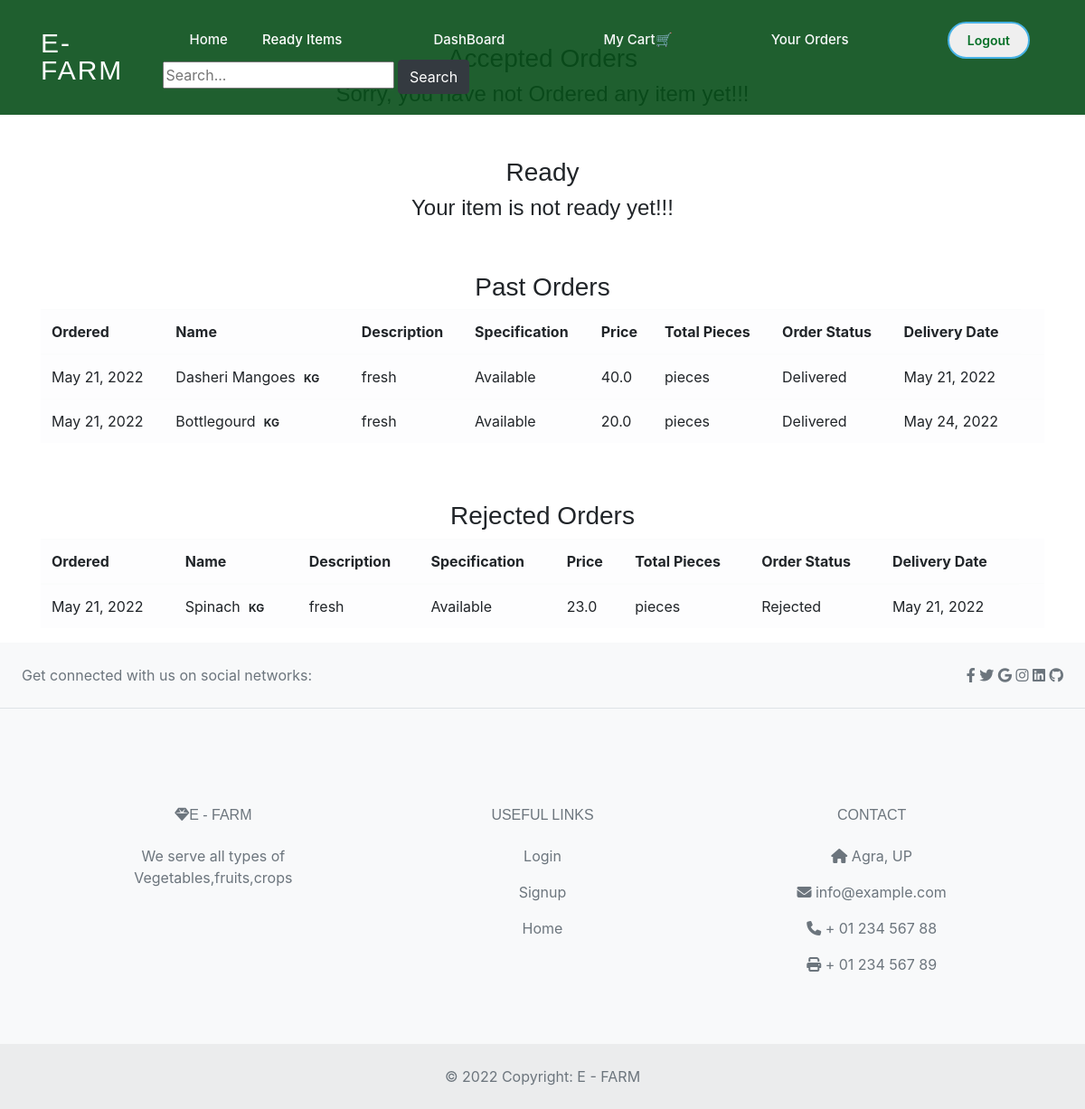
The app's page /order_details/ (signed in) with its own data.
### main/models.py (models this page shows, shortened)
class CartItems(models.Model):
    ORDER_STATUS = (
        ('Accepted', 'Accepted'),
        ('Ready', 'Ready'),
        ('Delivered', 'Delivered'),
        ('Rejected', 'Rejected'),
    )
    user = models.ForeignKey(User, on_delete=models.CASCADE)
    item = models.ForeignKey(Item, on_delete=models.CASCADE,related_name='itms')
    ordered = models.BooleanField(default=False)
    quantity = models.IntegerField(default=1)
    ordered_date = models.DateField(default=timezone.now)
    status = models.CharField(max_length=20, choices=ORDER_STATUS, default='Accepted')
    delivery_date = models.DateField(default=timezone.now)
    addresses =models.CharField(max_length=200,null=True, blank=True)
    pincode =models.CharField(max_length=6,null=True, blank=True)
    phone =models.CharField(max_length=13,null=True, blank=True)
    class Meta:
        verbose_name = 'Cart Item'
        verbose_name_plural = 'Cart Items'

class Item(models.Model):
    LABELS = (
        ('KG', 'KG'),
        ('grams', 'grams'),
        ('Dozen', 'Dozen'),
    )
    LABEL_COLOUR = (
        ('danger', 'danger'),
        ('success', 'success'),
        ('primary', 'primary'),
        ('info', 'info'),
        ('warning', 'warning'),
    )
    category = models.ForeignKey(Category,related_name='products', on_delete=models.CASCADE)
    subcategory = ChainedForeignKey(
        SubCategory,
        chained_field="category",
        chained_model_field="Category",
        show_all=True,
        auto_choose=True,
        sort=True,
        related_name='subss',)
    title = models.CharField(max_length=150)
    description = models.CharField(max_length=250,blank=True,null=True)
    price = models.FloatField()
    moq = models.IntegerField(default=1)
    instructions = models.CharField(max_length=250,default="Available")
    image = models.ImageField(default='default.png', upload_to='images/')
    labels = models.CharField(max_length=25, choices=LABELS, blank=True)
    slug = models.SlugField(default="Automatic",
    null=True)
    ships_from = models.CharField(max_length=100)
    delivered_within = models.CharField(max_length=50)
    sold_by = models.ForeignKey(User, on_delete=models.CASCADE)
    type = models.CharField(max_length=6,blank=True,null=True)

### main/views.py (the view)
# urls.py: path('order_details/', views.order_details, name='order_details'),
@login_required
def order_details(request):
    supcategory=SuperCategory.objects.all()
    items = CartItems.objects.filter(user=request.user, ordered=True,status="Accepted").order_by('-ordered_date')
    cart_items_ready = CartItems.objects.filter(user=request.user, ordered=True,status="Ready").order_by('-ordered_date')
    cart_items = CartItems.objects.filter(user=request.user, ordered=True,status="Delivered").order_by('-ordered_date')
    cart_items_rejected = CartItems.objects.filter(user=request.user, ordered=True,status="Rejected").order_by('-ordered_date')
    bill = items.aggregate(Sum('item__price'))
    total = bill.get("item__price__sum")
    context = {
        'supcategory' : supcategory,
        'items':items,
        'cart_items':cart_items,
        'total': total,
        'cart_items_ready':cart_items_ready,
        'cart_items_rejected':cart_items_rejected
    }
    return render(request, 'main/order_details.html', context)

### main/templates/main/order_details.html
{% extends "main/layout.html" %}
{% block content %}
<div class="cart">
    <div class="container">
        <div class="row">
            <div class="col-sm-12 mt-5">
                <h3 class="text-center">Accepted Orders</h3>
                {% if items %}
                <h4 class="text-center">Total Bill Amount: {{total}} for {{ count }} Orders.</h4>
                <h6 class="text-center">Please Pay Either via ATM or Credit Card or Cash on Delivery!</h6>
                <div class="table-responsive">
                    <table class="table table-light">
                        <thead>
                        <tr>
                            <th scope="col">Ordered</th>
                            <th scope="col">Name</th>
                            <th scope="col">Description</th>
                            <th scope="col">Specification</th>
                            <th scope="col">Price</th>
                            <th scope="col">Total Pieces</th>
                            <th scope="col">Order Status</th>
                            <th scope="col"> Address</th>
                        </tr>
                        </thead>
                        <tbody>
                            {% for item_Accepted in items %}
                        <tr>
                            <td>{{ item_Accepted.ordered_date }}</td>
                            <td>{{ item_Accepted.item.title }} <span class="badge badge-{{ item_Accepted.item.label_colour }}">{{ item_Accepted.item.labels }}</span></td>
                            <td>{{ item_Accepted.item.description }}</td>
                            <td>{{ item_Accepted.item.instructions }}</td>
                            <td>{{ item_Accepted.item.price }}</td>
                            <td>{{ item_Accepted.item.pieces }} pieces</td>
                            <td>{{ item_Accepted.status }}</td>
                            <td>{{ item_Accepted.addresses }}</td>
                        </tr>
                            {% endfor %}
                        </tbody>
                    </table>
                </div>
                {% else %}
                <h4 class="text-center">Sorry, you have not Ordered any item yet!!!</h4>
                {% endif %}
            </div>
        </div>
            <div class="col-sm-12 mt-5">
                <h3 class="text-center">Ready</h3>
                {% if cart_items_ready %}
                <div class="table-responsive">
                    <table class="table table-light">
                        <thead>
                        <tr>
                            <th scope="col">Ordered</th>
                            <th scope="col">Name</th>
                            <th scope="col">Description</th>
                            <th scope="col">Specification</th>
                            <th scope="col">Price</th>
                            <th scope="col">Total Pieces</th>
                            <th scope="col">Order Status</th>
                            <th scope="col">Delivery Date</th>
                        </tr>
                        </thead>
                        <tbody>
                            {% for cart in cart_items_ready %}
                        <tr>
                            <td>{{ cart.ordered_date }}</td>
                            <td>{{ cart.item.title }} <span class="badge badge-{{ cart.item.label_colour }}">{{ cart.item.labels }}</span></td>
                            <td>{{ cart.item.description }}</td>
                            <td>{{ cart.item.instructions }}</td>
                            <td>{{ cart.item.price }}</td>
                            <td>{{ cart.item.pieces }} pieces</td>
                            <td>{{ cart.status }}</td>
                            <td>{{ cart.delivery_date }}</td>
                            <td>{{ cart.address }}</td>
                        </tr>
                            {% endfor %}
                        </tbody>
                    </table>
                </div>
                {% else %}
                <h4 class="text-center">Your item is not ready yet!!!</h4>
                {% endif %}
            </div>
        <div class="row">
            <div class="col-sm-12 mt-5">
                <h3 class="text-center">Past Orders</h3>
                {% if cart_items %}
                <div class="table-responsive">
                    <table class="table table-light">
                        <thead>
                        <tr>
                            <th scope="col">Ordered</th>
                            <th scope="col">Name</th>
                            <th scope="col">Description</th>
                            <th scope="col">Specification</th>
                            <th scope="col">Price</th>
                            <th scope="col">Total Pieces</th>
                            <th scope="col">Order Status</th>
                            <th scope="col">Delivery Date</th>
                        </tr>
                        </thead>
                        <tbody>
                            {% for cart in cart_items %}
                        <tr>
                            <td>{{ cart.ordered_date }}</td>
                            <td>{{ cart.item.title }} <span class="badge badge-{{ cart.item.label_colour }}">{{ cart.item.labels }}</span></td>
                            <td>{{ cart.item.description }}</td>
                            <td>{{ cart.item.instructions }}</td>
                            <td>{{ cart.item.price }}</td>
                            <td>{{ cart.item.pieces }} pieces</td>
                            <td>{{ cart.status }}</td>
                            <td>{{ cart.delivery_date }}</td>
                            <td>{{ cart.address }}</td>
                        </tr>
                            {% endfor %}
                        </tbody>
                    </table>
                </div>
                {% else %}
                <h4 class="text-center">No past Orders!!!</h4><br>
                {% endif %}
            </div>
        </div>
        <div class="row">
            <div class="col-sm-12 mt-5">
                <h3 class="text-center">Rejected Orders</h3>
                {% if cart_items_rejected %}
                <div class="table-responsive">
                    <table class="table table-light">
                        <thead>
                        <tr>
                            <th scope="col">Ordered</th>
                            <th scope="col">Name</th>
                            <th scope="col">Description</th>
                            <th scope="col">Specification</th>
                            <th scope="col">Price</th>
                            <th scope="col">Total Pieces</th>
                            <th scope="col">Order Status</th>
                            <th scope="col">Delivery Date</th>
                        </tr>
                        </thead>
                        <tbody>
                            {% for cart in cart_items_rejected %}
                        <tr>
                            <td>{{ cart.ordered_date }}</td>
                            <td>{{ cart.item.title }} <span class="badge badge-{{ cart.item.label_colour }}">{{ cart.item.labels }}</span></td>
                            <td>{{ cart.item.description }}</td>
                            <td>{{ cart.item.instructions }}</td>
                            <td>{{ cart.item.price }}</td>
                            <td>{{ cart.item.pieces }} pieces</td>
                            <td>{{ cart.status }}</td>
                            <td>{{ cart.delivery_date }}</td>
                            <td>{{ cart.address }}</td>
                        </tr>
                            {% endfor %}
                        </tbody>
                    </table>
                </div>
                {% else %}
                <h4 class="text-center">Nothing got rejected yet!!!</h4>
                {% endif %}
            </div>
        </div>
    </div>
</div>
{% endblock content %}

### main/templates/main/layout.html (shortened to what this page needs)
{% load get_group %}
{% load static %}
<!doctype html>
<html lang="en">
  <head>
    <link rel="stylesheet" href="{% static 'main/layout_style_new.css'%}">
    <link rel="stylesheet" href="https://cdnjs.cloudflare.com/ajax/libs/font-awesome/6.1.1/css/all.min.css">
    <link rel="stylesheet" href="https://cdn.jsdelivr.net/npm/bootstrap@4.6.1/dist/css/bootstrap.min.css">
<link rel="stylesheet" href="https://cdnjs.cloudflare.com/ajax/libs/OwlCarousel2/2.3.4/assets/owl.carousel.min.css">
  </head>
  <body>
  <header id="header" class="fixed-top ">
    <div class="container d-flex align-items-center">
      <h1 class="logo me-auto"><a href="#">E-farm</h1></a>
      <nav id="navbar" class="navbar">
        <ul>
          <li><a href="{% url 'main:home' %}" class="mr-2 text-light">Home</a></li>
          <li class="dropdown"><a class="nav-link scrollto active" href="#">Ready Items</a>
              </li>
            </ul>
            {% if user.is_authenticated %}
            {% if request.user.is_superuser %}
                    <li><a href="{% url 'main:admin_dashboard2' %}" class="mr-2 text-light">DashBoard</a></li>
                {% endif %}
                    <li><a href="{% url 'main:cart' %}" class="mr-2 text-light">My Cart🛒</a></li>
                    <li><a href="{% url 'main:order_details' %}" class="mr-2 text-light">Your Orders</a></li>
                    {% else %}
                <li><a href="{% url 'accounts:login' %}" class="mr-2 text-light">Login</a></li>
                <li><a href="{% url 'accounts:signup' %}" class="mr-2 text-light">SignUp</a></li>
                    {% endif %}
            {% if user.is_authenticated %}
            <li>
              <form class="logout-link" action="{% url 'accounts:logout' %}" method="post">
                  <button type="submit" class="getstarted scrollto">Logout</button>
              </form>
          </li>
            {% endif %}
          <form action="{% url 'main:search' %}" method="get">
            <input name="q" type="text" placeholder="Search...">
            <button class="btn btn-dark" type="submit" id="button-addon2">Search</button>
          </form>
      </div>
  </header>
      {% block content %}{% endblock %}
<footer class="text-center text-lg-start bg-light text-muted">
  <section
    class="d-flex justify-content-center justify-content-lg-between p-4 border-bottom"
  >
    <div class="me-5 d-none d-lg-block">
      <span>Get connected with us on social networks:</span>
    </div>
    <div>
      <a href="" class="me-4 text-reset">
        <i class="fab fa-facebook-f"></i>
      </a>
      <a href="" class="me-4 text-reset">
        <i class="fab fa-twitter"></i>
      </a>
      <a href="" class="me-4 text-reset">
        <i class="fab fa-google"></i>
      </a>
      <a href="" class="me-4 text-reset">
        <i class="fab fa-instagram"></i>
      </a>
      <a href="" class="me-4 text-reset">
        <i class="fab fa-linkedin"></i>
      </a>
      <a href="" class="me-4 text-reset">
        <i class="fab fa-github"></i>
      </a>
    </div>
  </section>
  <section class="">
    <div class="container text-center text-md-start mt-5">
      <div class="row mt-3">
        <div class="col-md-3 col-lg-4 col-xl-3 mx-auto mb-4">
          <h6 class="text-uppercase fw-bold mb-4">
            <i class="fas fa-gem me-3"></i>E - FARM
          </h6>
          <p>
            We serve all types of Vegetables,fruits,crops
          </p>
        </div>
        <div class="col-md-3 col-lg-2 col-xl-2 mx-auto mb-4">
          <h6 class="text-uppercase fw-bold mb-4">
            Useful links
          </h6>
          <p>
            <a href="{% url 'accounts:login' %}" class="text-reset">Login</a>
          </p>
          <p>
            <a href="{% url 'accounts:signup' %}" class="text-reset">Signup</a>
          </p>
          <p>
            <a href="{% url 'main:home' %}" class="text-reset">Home</a>
          </p>
        </div>
        <div class="col-md-4 col-lg-3 col-xl-3 mx-auto mb-md-0 mb-4">
          <h6 class="text-uppercase fw-bold mb-4">
            Contact
          </h6>
          <p><i class="fas fa-home me-3"></i> Agra, UP</p>
          <p>
            <i class="fas fa-envelope me-3"></i>
            info@example.com
          </p>
          <p><i class="fas fa-phone me-3"></i> + 01 234 567 88</p>
          <p><i class="fas fa-print me-3"></i> + 01 234 567 89</p>
        </div>
      </div>
    </div>
  </section>
  <div class="text-center p-4" style="background-color: rgba(0, 0, 0, 0.05);">
    © 2022 Copyright:
    <a class="text-reset fw-bold" href="/">E - FARM</a>
  </div>
</footer>
  </body>
</html>
{% load sweetify %}

### records on screen
CartItems: ordered_date "May 21, 2022", item "Dasheri Mangoes", item.labels "KG", item.description "fresh", item.instructions "Available", item.price "40.0", status "Delivered", delivery_date "May 21, 2022"
CartItems: ordered_date "May 21, 2022", item "Bottlegourd", item.labels "KG", item.description "fresh", item.instructions "Available", item.price "20.0", status "Delivered", delivery_date "May 24, 2022"
CartItems: ordered_date "May 21, 2022", item "Spinach", item.labels "KG", item.description "fresh", item.instructions "Available", item.price "23.0", status "Rejected", delivery_date "May 21, 2022"
